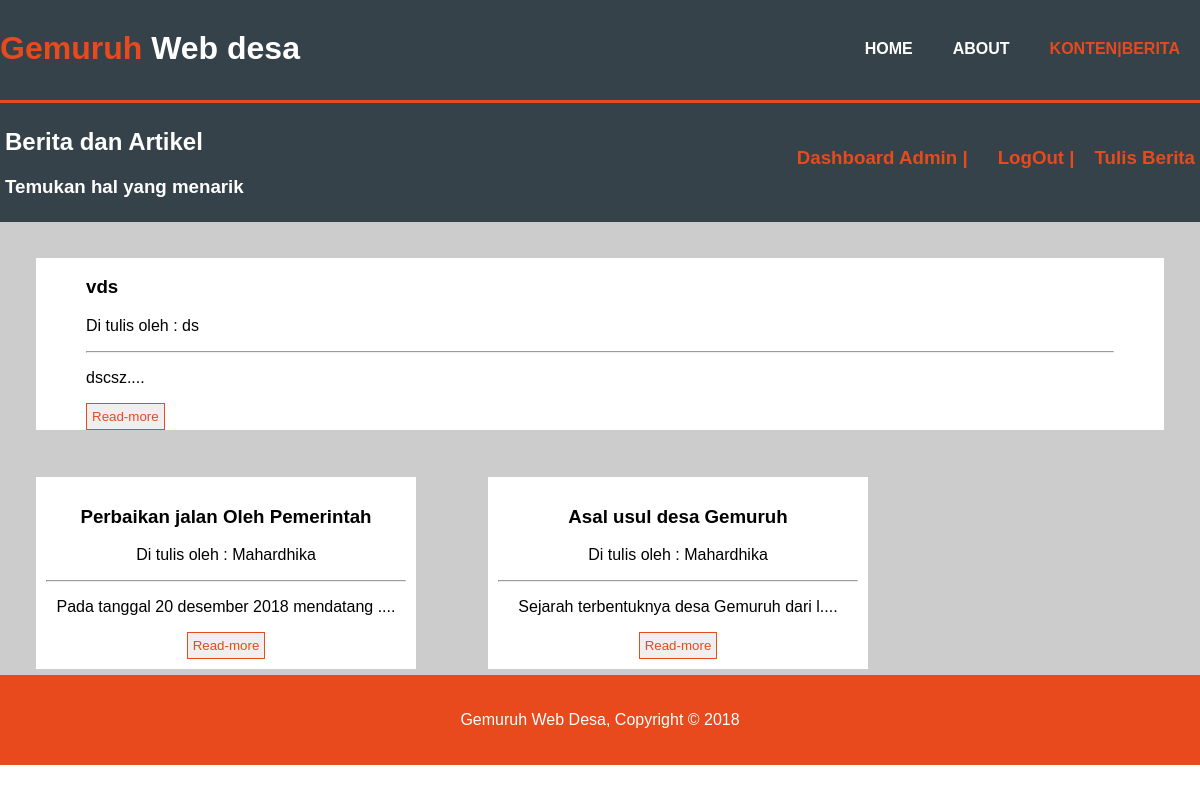
The app's page /konten.php with its own data.
### tables this page shows
CREATE TABLE `artikel` (
  `Judul` varchar(50) NOT NULL,
  `Penulis` varchar(20) NOT NULL,
  `Isi` text NOT NULL,
  `ID` int(11) NOT NULL
);

### proses_berita.php (called while the page is built, shortened)
<?php
$conn = mysqli_connect("localhost", "root", "", "webdesa");
function query($query) {
  global $conn;
  $result = mysqli_query($conn, $query);
  $rows = [];
  while($row = mysqli_fetch_assoc($result)){
    $rows[] = $row;
  }
  return $rows;
}
 ?>

### konten.php (the view, shortened to what this page needs)
<?php
require 'proses_berita.php';
$artikel = query("SELECT * FROM artikel ORDER BY ID DESC");
?>
<!DOCTYPE html>
<html>
  <head>
  </head>
  <link rel="stylesheet" href="css/konten.css">
  <body>
    <header>
        <div class="container">
          <div id="Branding">
            <h1><span class="highlight">Gemuruh</span> Web desa</h1>
          </div>
          <nav>
            <ul>
              <li><a href="indexafter.html">Home</a></li>
              <li ><a href="About.html">About</a></li>
              <li class="current"><a href="Konten.php">Konten|Berita</a></li>
            </ul>
          </nav>
        </div>
    </header>
    <section id="newsletter">
      <div class="container">
        <h1>Berita dan Artikel</h1>
          <h3>Temukan hal yang menarik </h3>
          <h3><a href="Tambah_berita.php" style="transform:translate(0, -70px);">Tulis Berita</a></h3>
          <h3><a href="logout.php" style="transform:translate(-20px, -70px);" onclick="return confirm('yakin ingin log-out ?');">LogOut |</a></h3>
          <h3><a href="dashboard.php" style="transform:translate(-50px, -70px);" target="_blank">Dashboard Admin |</a></h3>
      </div>
    </section>
    <section id="main">
      <div class="conatiner"  style="
        margin-bottom:-37px;
        transform:translateY(-17px);
        background-color:#ccc;
      ">
          <article class="" id="main-col">
              <?php $i = 1; foreach ( $artikel as $row ) : ?>
                <?php if ($i == 1): ?>
                  <div class="box">
                    <div class="new">
                      <h3><?= $row["Judul"]; ?></h3>
                      <p>Di tulis oleh : <?= $row["Penulis"];  ?></p><hr>
                      <p><?= substr($row["Isi"],0, 40);  ?>....</p>
                      <a href="klikberita.php?ID=<?= $row["ID"];?>" style="text-decoration:none;"><button type="button" name="button">Read-more</button></a>
                    </div>
                  </div>
                  <?php $i++; else: ?>
                    <section id="boxes">
                        <div class="box">
                          <div class="last">
                            <h3><?= $row["Judul"]; ?></h3>
                            <p>Di tulis oleh : <?= $row["Penulis"];  ?></p><hr>
                            <p><?= substr($row["Isi"],0, 40);  ?>....</p>
                            <a href="klikberita.php?ID=<?= $row["ID"];?>" style="text-decoration:none;"><button type="button" name="button">Read-more</button></a>
                          </div>
                        </div>
                    </section>
                <?php endif; ?>
              <?php endforeach; ?>
          </article>
          <aside class="sidebar">
            <div class="dark">
            </div>
          </aside>
        </div>
    </section>
    <footer>
      <p>Gemuruh Web Desa, Copyright &copy; 2018</p>
    </footer>
  </body>
</html>

### css/konten.css (style rules this page uses)
body { font-family: Arial, Helvetica ,sans-serif; padding: 0; margin: 0; background-color: white; }
.conatiner { width: 100%; margin: auto; overflow: hidden; }
header ul { font-weight: bold; margin: 0; padding: 0; }
.dark { margin-left: 80%; padding: 20px; color: #ffffff; margin-top: 10px; margin-bottom: 10px; }
header { background:#35424a; color: #ffffff; padding-top: 30px; min-height: 70px; border-bottom:#e8491d 3px solid; margin-bottom:-50px ; }
header a { color: #ffffff; text-decoration: none; text-transform: uppercase; font-size: 16px; }
header li { float: left; display: inline; padding: 0 20px 0 20px; }
header #Branding { float: left; }
header #Branding h1 { margin: 0; }
header nav { float: right; margin-top: 10px; }
header .highlight, header .current a { color: #e8491d; font-weight: bold; }
#newsletter { margin-top: 50px; padding: 5px; color: #ffffff; background: #35424a; }
#newsletter a { float: right; text-decoration: none; color: #e8491d; }
#boxes { margin-top: 10px; }
#boxes .box { float: left; text-align: center; width: 30%; padding:10px; }
article#main-col { float: left; width: 100%; }
.box { margin: 35px; list-style: none; padding: 0px 50px; border: #cccccc solid 1px; margin-bottom: 5px; background: white; }
button { border: 1px solid #e8491d; text-decoration:none; color:#e8491d; padding:5px; }
footer { padding: 20px; margin-top: 20px; color: #ffffff; background-color: #e8491d; text-align: center; }

### records on screen
artikel: Judul "vds", Penulis "ds", Isi "dscsz"
artikel: Judul "Perbaikan jalan Oleh Pemerintah", Penulis "Mahardhika", Isi "Pada tanggal 20 desember 2018 mendatang"
artikel: Judul "Asal usul desa Gemuruh", Penulis "Mahardhika", Isi "Sejarah terbentuknya desa Gemuruh dari l"
